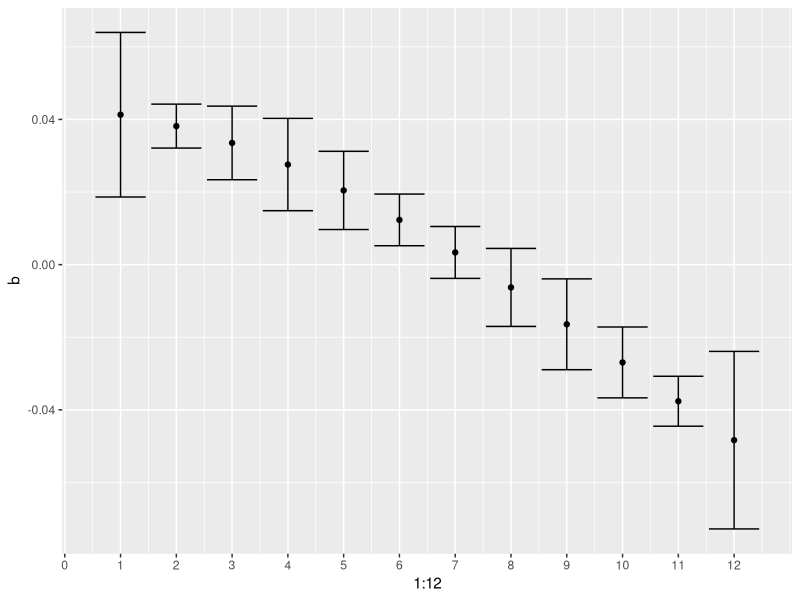

The R script that drew this image: (Note: this script raises an error after producing the figure.)
## Warning: do not use tidyverse; will disrupt lag operators
pdf(file="chap6-distributed-lag.pdf",height=0,width=0,paper="USr")
library(ggplot2)
library(dynlm)
library(plyr)
library(lmtest)
library(reshape2)
library(nlme)
options(scipen=10000, width=200)
options(rlang_backtrace_on_error = "none")

rm(list=ls())

ld<-function(x)c( x[2:(length(x))],NA )


kopcke <- read.csv("chap6-kopcke.csv")

kopcke.dt <- as.yearqtr(paste(kopcke$rdate %/% 10, kopcke$rdate%%10),"%Y %q")

kopcke.z <- zoo(kopcke,order.by=kopcke.dt)
kopcke.ts <- ts(kopcke,start=c(1952,1),end=c(1986,4),frequency=4,class="matrix")


kopcke.df0 <- data.frame(time=time(kopcke.z), Year=as.numeric(as.yearqtr(time(kopcke.z))),kopcke.z)
kopcke.df1 <- mutate(kopcke.df0,
                     jes=je/js, ies = ie/is, ces = ce / cs,
                     ke = ld(kelag), ks=ld(kslag),kes=ke/ks,
                     ien=ie-0.15*kelag, isn=is-0.05*kslag,
                     ck= (ce*kelag + cs*kslag)/(kelag + kslag) )

kopcke.z2 <- zoo(subset(kopcke.df1,select=-time),order.by=kopcke.dt)

cor(dplyr::transmute(data.frame(kopcke.z2), is, y, y1=dplyr::lag(y), y2=dplyr::lag(y,2), y3=dplyr::lag(y,3)) , use="pairwise")

summary(dynlm(data=kopcke.z2, ie ~ L(y,0:12) + kelag, start=c(1956,1),end=c(1979,4)  ) )

summary(dynlm(data=kopcke.z2, ie ~ L(y,0:12) + kelag, start=c(1956,1),end=c(1986,4)  ) )

kopcke.dlag <- dplyr::mutate(data.frame(kopcke.z2),
                 z0 = y + dplyr::lag(y,1) + dplyr::lag(y,2) + dplyr::lag(y,3) + dplyr::lag(y,4) + dplyr::lag(y,5) + dplyr::lag(y,6) +
                     dplyr::lag(y,7) + dplyr::lag(y,8) + dplyr::lag(y,9) + dplyr::lag(y,10) + dplyr::lag(y,11),
                 z1 = 0*y + 1*dplyr::lag(y,1) + 2*dplyr::lag(y,2) + 3*dplyr::lag(y,3) + 4*dplyr::lag(y,4) + 5*dplyr::lag(y,5) + 6*dplyr::lag(y,6) +
                     7*dplyr::lag(y,7) + 8*dplyr::lag(y,8) + 9*dplyr::lag(y,9) + 10*dplyr::lag(y,10) + 11*dplyr::lag(y,11),
                 z2 = 0^2*y + 1^2*dplyr::lag(y,1) + 2^2*dplyr::lag(y,2) + 3^2*dplyr::lag(y,3) + 4^2*dplyr::lag(y,4) + 5^2*dplyr::lag(y,5) + 6^2*dplyr::lag(y,6) +
                     7^2*dplyr::lag(y,7) + 8^2*dplyr::lag(y,8) + 9^2*dplyr::lag(y,9) + 10^2*dplyr::lag(y,10) + 11^2*dplyr::lag(y,11),
                 z3 = 0^3*y + 1^3*dplyr::lag(y,1) + 2^3*dplyr::lag(y,2) + 3^3*dplyr::lag(y,3) + 4^3*dplyr::lag(y,4) + 5^3*dplyr::lag(y,5) + 6^3*dplyr::lag(y,6) +
                     7^3*dplyr::lag(y,7) + 8^3*dplyr::lag(y,8) + 9^3*dplyr::lag(y,9) + 10^3*dplyr::lag(y,10) + 11^3*dplyr::lag(y,11),)

kopcke.dlag.z <- zoo(kopcke.dlag,order.by=kopcke.dt)


summary(dlag.lm <- dynlm(ie ~ z0 + z1 + z2 + z3, data=kopcke.dlag.z,start=c(1956,1),end=c(1979,4) ))
summary(dlag.lm <- dynlm(ie ~ z0 + z1 + z2 + z3, data=kopcke.dlag.z,start=c(1956,1),end=c(1986,4) ))
summary(dlag.lm <- dynlm(ie ~ z0 + z1 + z2 + z3 + kelag, data=kopcke.dlag.z,start=c(1956,1),end=c(1986,4) ))
summary(dlag.lm <- dynlm(ie ~ z0 + z1 + z2 + z3 + kelag, data=kopcke.dlag.z,start=c(1956,1),end=c(1979,4) ))


b  <- attr(car::linearHypothesis(model=dlag.lm, c("z0 + 0*z1 + 0*z2 + 0*z3"), verbose=TRUE),"value" )
b  <- c(b,attr(car::linearHypothesis(model=dlag.lm, c("z0 + 1*z1 + 1*z2 + 1*z3"), verbose=TRUE),"value"))
b  <- c(b,attr(car::linearHypothesis(model=dlag.lm, c("z0 + 2*z1 + 4*z2 + 8*z3"), verbose=TRUE),"value"))
b  <- c(b,attr(car::linearHypothesis(model=dlag.lm, c("z0 + 3*z1 + 9*z2 + 27*z3"), verbose=TRUE),"value"))
b  <- c(b,attr(car::linearHypothesis(model=dlag.lm, c("z0 + 4*z1 + 16*z2 + 64*z3"), verbose=TRUE),"value"))
b  <- c(b,attr(car::linearHypothesis(model=dlag.lm, c("z0 + 5*z1 + 25*z2 + 125*z3"), verbose=TRUE),"value"))
b  <- c(b,attr(car::linearHypothesis(model=dlag.lm, c("z0 + 6*z1 + 36*z2 + 216*z3"), verbose=TRUE),"value"))
b  <- c(b,attr(car::linearHypothesis(model=dlag.lm, c("z0 + 7*z1 + 49*z2 + 343*z3"), verbose=TRUE),"value"))
b  <- c(b,attr(car::linearHypothesis(model=dlag.lm, c("z0 + 8*z1 + 64*z2 + 512*z3"), verbose=TRUE),"value"))
b  <- c(b,attr(car::linearHypothesis(model=dlag.lm, c("z0 + 9*z1 + 81*z2 + 729*z3"), verbose=TRUE),"value"))
b  <- c(b,attr(car::linearHypothesis(model=dlag.lm, c("z0 + 10*z1 + 100*z2 + 1000*z3"), verbose=TRUE),"value"))
b  <- c(b,attr(car::linearHypothesis(model=dlag.lm, c("z0 + 11*z1 + 121*z2 + 1331*z3"), verbose=TRUE),"value"))

se  <- sqrt(attr(car::linearHypothesis(model=dlag.lm, c("z0 + 0*z1 + 0*z2 + 0*z3"), verbose=TRUE),"vcov" ))
se  <- c(se,sqrt(attr(car::linearHypothesis(model=dlag.lm, c("z0 + 1*z1 + 1*z2 + 1*z3"), verbose=TRUE),"vcov")))
se  <- c(se,sqrt(attr(car::linearHypothesis(model=dlag.lm, c("z0 + 2*z1 + 4*z2 + 8*z3"), verbose=TRUE),"vcov")))
se  <- c(se,sqrt(attr(car::linearHypothesis(model=dlag.lm, c("z0 + 3*z1 + 9*z2 + 27*z3"), verbose=TRUE),"vcov")))
se  <- c(se,sqrt(attr(car::linearHypothesis(model=dlag.lm, c("z0 + 4*z1 + 16*z2 + 64*z3"), verbose=TRUE),"vcov")))
se  <- c(se,sqrt(attr(car::linearHypothesis(model=dlag.lm, c("z0 + 5*z1 + 25*z2 + 125*z3"), verbose=TRUE),"vcov")))
se  <- c(se,sqrt(attr(car::linearHypothesis(model=dlag.lm, c("z0 + 6*z1 + 36*z2 + 216*z3"), verbose=TRUE),"vcov")))
se  <- c(se,sqrt(attr(car::linearHypothesis(model=dlag.lm, c("z0 + 7*z1 + 49*z2 + 343*z3"), verbose=TRUE),"vcov")))
se  <- c(se,sqrt(attr(car::linearHypothesis(model=dlag.lm, c("z0 + 8*z1 + 64*z2 + 512*z3"), verbose=TRUE),"vcov")))
se  <- c(se,sqrt(attr(car::linearHypothesis(model=dlag.lm, c("z0 + 9*z1 + 81*z2 + 729*z3"), verbose=TRUE),"vcov")))
se  <- c(se,sqrt(attr(car::linearHypothesis(model=dlag.lm, c("z0 + 10*z1 + 100*z2 + 1000*z3"), verbose=TRUE),"vcov")))
se  <- c(se,sqrt(attr(car::linearHypothesis(model=dlag.lm, c("z0 + 11*z1 + 121*z2 + 1331*z3"), verbose=TRUE),"vcov")))

ggplot(data.frame(b,se), aes(x = 1:12, y=b, ymin=b-2*se, ymax=b+2*se)) +
    geom_point() + geom_errorbar() +
    scale_x_continuous(breaks=0:12)



(b0 = dlag.lm$coefficients['z0'] + 0*dlag.lm$coefficients['z1'] + 0^2*dlag.lm$coefficients['z2'] + 0^3*dlag.lm$coefficients['z3'])
(b1 = dlag.lm$coefficients['z0'] + 1*dlag.lm$coefficients['z1'] + 1^2*dlag.lm$coefficients['z2'] + 1^3*dlag.lm$coefficients['z3'])
(b2 = dlag.lm$coefficients['z0'] + 2*dlag.lm$coefficients['z1'] + 2^2*dlag.lm$coefficients['z2'] + 2^3*dlag.lm$coefficients['z3'])
(b3 = dlag.lm$coefficients['z0'] + 3*dlag.lm$coefficients['z1'] + 3^2*dlag.lm$coefficients['z2'] + 3^3*dlag.lm$coefficients['z3'])
(b4 = dlag.lm$coefficients['z0'] + 4*dlag.lm$coefficients['z1'] + 4^2*dlag.lm$coefficients['z2'] + 4^3*dlag.lm$coefficients['z3'])
(b5 = dlag.lm$coefficients['z0'] + 5*dlag.lm$coefficients['z1'] + 5^2*dlag.lm$coefficients['z2'] + 5^3*dlag.lm$coefficients['z3'])
(b6 = dlag.lm$coefficients['z0'] + 6*dlag.lm$coefficients['z1'] + 6^2*dlag.lm$coefficients['z2'] + 6^3*dlag.lm$coefficients['z3'])
(b7 = dlag.lm$coefficients['z0'] + 7*dlag.lm$coefficients['z1'] + 7^2*dlag.lm$coefficients['z2'] + 7^3*dlag.lm$coefficients['z3'])
(b8 = dlag.lm$coefficients['z0'] + 8*dlag.lm$coefficients['z1'] + 8^2*dlag.lm$coefficients['z2'] + 8^3*dlag.lm$coefficients['z3'])
(b9 = dlag.lm$coefficients['z0'] + 9*dlag.lm$coefficients['z1'] + 9^2*dlag.lm$coefficients['z2'] + 9^3*dlag.lm$coefficients['z3'])
(b10 = dlag.lm$coefficients['z0'] + 10*dlag.lm$coefficients['z1'] + 10^2*dlag.lm$coefficients['z2'] + 10^3*dlag.lm$coefficients['z3'])
(b11 = dlag.lm$coefficients['z0'] + 11*dlag.lm$coefficients['z1'] + 11^2*dlag.lm$coefficients['z2'] + 11^3*dlag.lm$coefficients['z3'])








## 6e2a Estimate equation 6.14 (equipment e and structures s)
summary(eqn614e <- dynlm(data=kopcke.z2, ie ~ L(y,0:1) + L(ie,1), start=c(1956,1),end=c(1986,4)  ) )
dwtest(eqn614e)
(lambda <- 1 - coef(eqn614e)[4])
(mu <- coef(eqn614e)[2] / lambda)
(delta <- coef(eqn614e)[3] / (mu * lambda) + 1)

summary(eqn614s <- dynlm(data=kopcke.z2, is ~ L(y,0:1) + L(is,1), start=c(1956,1),end=c(1986,4)  ) )
dwtest(eqn614s)
(lambda <- 1 - coef(eqn614s)[4])
(mu <- coef(eqn614s)[2] / lambda)
(delta <- coef(eqn614s)[3] / (mu * lambda) + 1)



(eqn614s_ols  <- lm(data=dplyr::filter(kopcke.df1, Year>1956),
                    is ~ y + dplyr::lag(y) + dplyr::lag(is) ))
dwtest(eqn614s_ols)
(eqn614s_co  <- cochrane.orcutt(eqn614s_ols, max.iter=500))
dwtest(eqn614s_co)
(lambda <- 1 - coef(eqn614s_co)[4])
(mu <- coef(eqn614s_co)[2] / lambda)
(delta <- coef(eqn614s_co)[3] / (mu * lambda) + 1)


(eqn614e_ols  <- lm(data=dplyr::filter(kopcke.df1, Year>1956),
                    ie ~ y + dplyr::lag(y) + dplyr::lag(ie) ))
dwtest(eqn614e_ols)
(eqn614e_co  <- cochrane.orcutt(eqn614e_ols))
dwtest(eqn614e_co)
(lambda <- 1 - coef(eqn614e_co)[4])
(mu <- coef(eqn614e_co)[2] / lambda)
(delta <- coef(eqn614e_co)[3] / (mu * lambda) + 1)






## The gls syntax does not take lag()
summary(gls(ie ~ (y) + kelag , data=kopcke.z2, correlation=corARMA(p=1,q=0)))
summary(gls(ie ~ (y) + kelag , data=kopcke.z2, correlation=corAR1()))

## Be very careful with signs in the lag operator.  Here it works on a zoo object
## Just to demonstrate that we are doing lags correctly
with(kopcke.z2,arima(ie, xreg=cbind(lag(y,-1:-3),kelag), order=c(0,0,0)))  ## Right 
summary(dynlm(data=kopcke.z2, ie ~ L(y,1:3) + kelag)) ## Right

with(kopcke.z2,arima(ie, xreg=cbind(lag(y,-1),kelag), order=c(1,0,0)))  ## Right

with(kopcke.z2,arima(ie, xreg=cbind(lag(y,-1:-3),kelag), order=c(1,0,0)))  ## Right

with(window(kopcke.z2,start="1954 Q1",end="1977 Q4"),arima(ie, xreg=cbind(lag(y,-1:-3),kelag), order=c(1,0,0)))  ## Right

## Cash flow model
with(window(kopcke.z2,start="1958 Q1",end="1973 Q3"),arima( ie , xreg=cbind(lag(f/je,-1:-3),kelag), order=c(1,0,0)))
with(window(kopcke.z2,start="1956 Q1",end="1979 Q4"),arima( ie , xreg=cbind(lag(f/je,-1:-7),kelag), order=c(1,0,0)))
## To get 1956Q1-1979Q4 with seven lags, need to include back to 1954Q2
(flow.ie.iii <- with((window(kopcke.z2,start="1954 Q2",end="1979 Q4")),arima( ie , xreg=cbind(lag(f/je,0:-7),kelag), order=c(1,0,0))))
(flow.is.iii <- with((window(kopcke.z2,start="1954 Q2",end="1979 Q4")),arima( is , xreg=cbind(lag(f/js,0:-7),kelag), order=c(1,0,0))))


## With contemporaneous y
summary(dynlm(data=kopcke.z2, ie ~ L(y,0:3) + kelag))
summary(dynlm(data=kopcke.z2, ie ~ y + L(y,1:3) + kelag))

## dynlm uses the start/end syntax from window()
summary( accelerator.3 <- dynlm(data=kopcke.z2, ie ~ L(y,0:3) + kelag, start="1954 Q1", end="1977 Q4"))
dwtest(accelerator.3)

summary( accelerator.4 <- dynlm(data=kopcke.z2, ie ~ L(y,1:4) + kelag, start=c(1954,1), end=c(1977,4) ))
dwtest(accelerator.4)

summary( autoregressive.2 <- dynlm(data=kopcke.z2, ie ~ L(ie,1:2), start=c(1954,1), end=c(1977,4) ))
dwtest(autoregressive.2)

summary(autoregressive.6 <- dynlm(data=kopcke.z2, ie ~ L(ie,1:6), start=c(1954,1), end=c(1977,4) ))
dwtest(autoregressive.6)


## Back out depreciation rates for equipment based on gross investment and capital stock, 1953 and 1986
subset(kopcke.df1,Year>=1952.75 & Year<1954,select=c(ie,kelag,Year))
(ke52.4 <- kopcke.df1["1952 Q4","kelag"])
(ke53.4 <- kopcke.df1["1953 Q4","kelag"])
(ie53 <- (kopcke.df1["1953 Q1","ie"] + kopcke.df1["1953 Q2","ie"] + kopcke.df1["1953 Q3","ie"] + kopcke.df1["1953 Q4","ie"])/4 )
(delta53 <- 1 - (ke53.4 - ie53) / ke52.4)

subset(kopcke.df1,Year>=1985.75 & Year<1987,select=c(ie,kelag,Year))
(ke85.4 <- kopcke.df1["1985 Q4","kelag"])
(ke86.4 <- kopcke.df1["1986 Q4","kelag"])
(ie86 <- (kopcke.df1["1986 Q1","ie"] + kopcke.df1["1986 Q2","ie"] + kopcke.df1["1986 Q3","ie"] + kopcke.df1["1986 Q4","ie"])/4 )
(delta86 <- 1 - (ke86.4 - ie86) / ke85.4)

## Back out depreciation rates for structures based on gross investment and capital stock, 1953 and 1986
subset(kopcke.df1,Year>=1952.75 & Year<1954,select=c(is,kslag,Year))
(ks52.4 <- kopcke.df1["1952 Q4","kslag"])
(ks53.4 <- kopcke.df1["1953 Q4","kslag"])
(is53 <- (kopcke.df1["1953 Q1","is"] + kopcke.df1["1953 Q2","is"] + kopcke.df1["1953 Q3","is"] + kopcke.df1["1953 Q4","is"])/4 )
(delta53 <- 1 - (ks53.4 - is53) / ks52.4)

subset(kopcke.df1,Year>=1985.75 & Year<1987,select=c(is,kslag,Year))
(ks85.4 <- kopcke.df1["1985 Q4","kslag"])
(ks86.4 <- kopcke.df1["1986 Q4","kslag"])
(is86 <- (kopcke.df1["1986 Q1","is"] + kopcke.df1["1986 Q2","is"] + kopcke.df1["1986 Q3","is"] + kopcke.df1["1986 Q4","is"])/4 )
(delta86 <- 1 - (ks86.4 - is86) / ks85.4)
